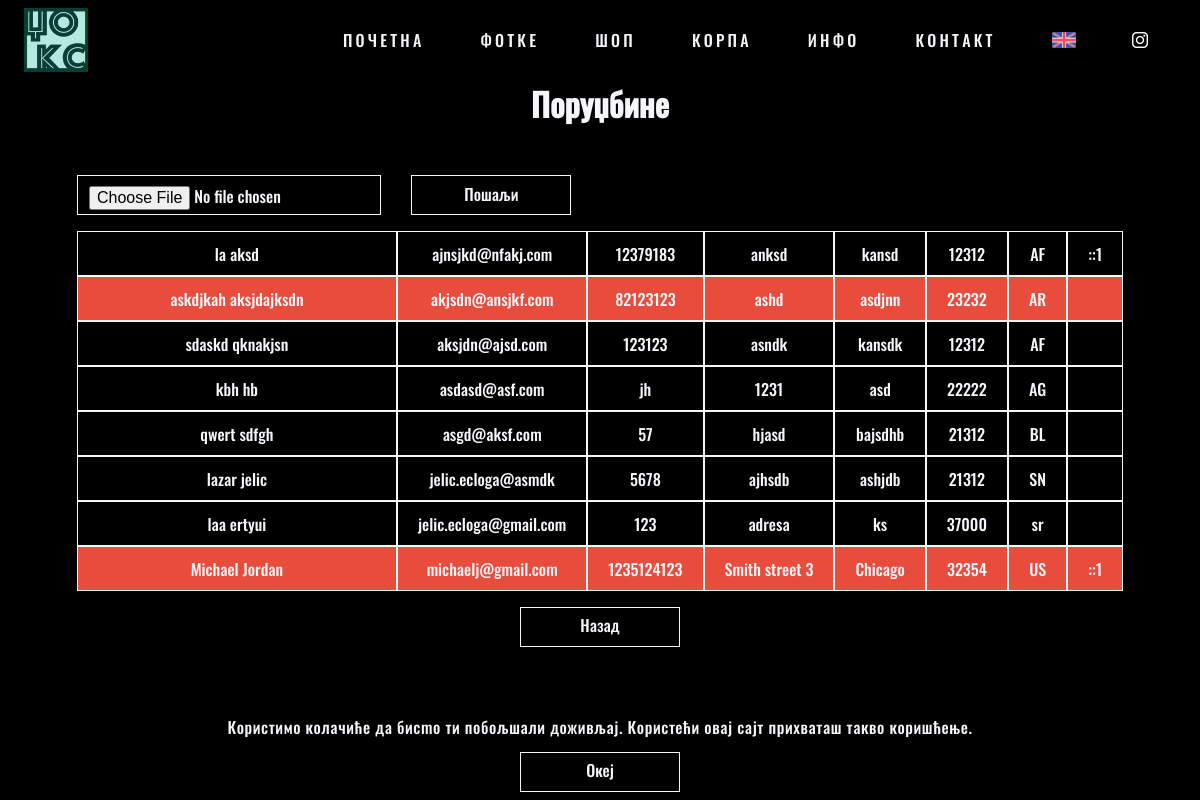
/pages/manage?type=4 (signed in), run on an earlier commit of the app's database.
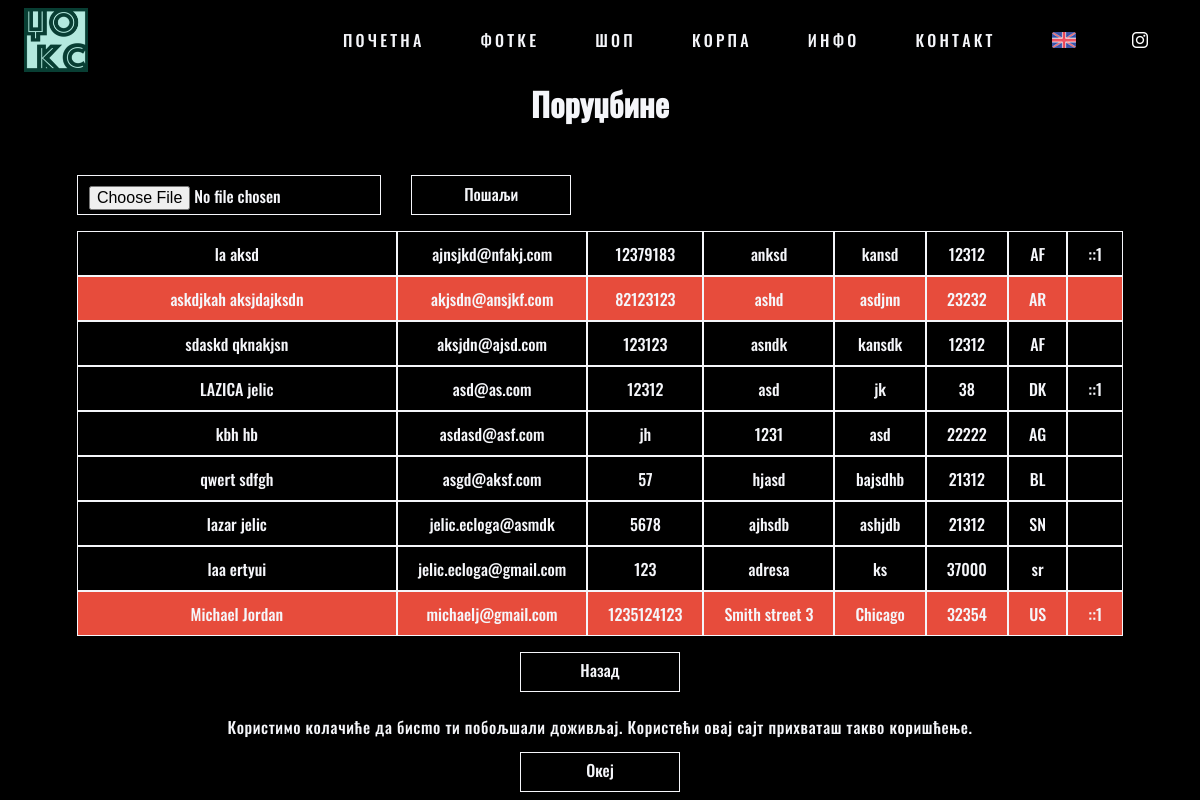
And on a later commit of the database.
### tables this page shows
CREATE TABLE `purchases` (
  `id` int(11) NOT NULL,
  `hash` varchar(32) NOT NULL,
  `date_submitted` timestamp NOT NULL DEFAULT CURRENT_TIMESTAMP ON UPDATE CURRENT_TIMESTAMP,
  `first_name` varchar(30) NOT NULL,
  `last_name` varchar(30) NOT NULL,
  `email` varchar(30) NOT NULL,
  `phone` varchar(20) NOT NULL,
  `address` varchar(30) NOT NULL,
  `zip` varchar(5) NOT NULL,
  `city` varchar(30) NOT NULL,
  `country` varchar(5) NOT NULL,
  `method` int(11) NOT NULL,
  `ip` varchar(20) NOT NULL,
  `confirmed` tinyint(1) NOT NULL DEFAULT '0',
  `shipped` tinyint(1) NOT NULL DEFAULT '0',
  `subscribed` tinyint(1) NOT NULL DEFAULT '1'
);

### logic/config.php (called while the page is built, shortened)
<?php
	$page = basename($_SERVER["SCRIPT_FILENAME"], '.php');
	$store_instagram = "dzoks_official";
    require("../logic/get_lang.php");
?>

### logic/get_lang.php (called while the page is built, shortened)
<?php
    $lang_found = false;
    if(!$lang_found) {
        $lang = "rs";
    }
?>

### ui/manage_contacts.php (the view)
<h1><?php echo $string["manage"]["orders"]; ?></h1>
<table>
	<form action="../actions/contact_newsletter" method="POST" enctype="multipart/form-data">
		<td class="no-border"><input name="message" type="file" required/></td>
		<td class="no-border"><input class="button" type="submit" value="<?php echo $string['manage']['send']; ?>"/></td>
	</form>
	<?php
		$cmd = "SELECT * FROM purchases GROUP BY email";
		$result = mysqli_query($connect, $cmd);
		while($row = mysqli_fetch_array($result)) {
			echo '<tr ';
			if($row['subscribed'] == 0) {
				echo 'class="red" ';
			}
			echo '>';
			echo '<td>' . $row['first_name'] . ' ' . $row['last_name'] . '</td>';
			echo '<td>' . $row['email'] . '</td>';
			echo '<td>' . $row['phone'] . '</td>';
			echo '<td>' . $row['address'] . '</td>';
			echo '<td>' . $row['city'] . '</td>';
			echo '<td>' . $row['zip'] . '</td>';
			echo '<td>' . $row['country'] . '</td>';
			echo '<td>' . $row['ip'] . '</td>';
			echo '</tr>';
		}
	?>
</table>

### ui/header.php
<header>
    <div id="wrap">
        <a href="home.php" class="shake shake-basic shake-constant">
			<img id="logo-small" src="../img/logo.png"/>
			<div class="tint"></div>
		</a>
        <nav id="nav">
            <ul>
                <?php
                    $items = ["home", "gallery", "shop", "cart", "info", "contact"];
                    foreach($items as $item) {
                        echo '<li><a href="../pages/' . $item .'" class="';
						echo 'shake shake-basic shake-hover';
                        if(strcmp($item, $page) == 0) {
                        	echo ' selected';
                        }
                        echo '">' . $string["header"][$item] . '</a></li>';
                    }
                ?>
                    <li>
                        <?php
                            if(strcmp($lang, "en") == 0) {
                                echo '<a href="../logic/set_lang.php?lang=rs&page=' . $page . '"><img class="header-icon" src="../img/rs.png" /></a>';
                            }else if(strcmp($lang, "rs") == 0) {
                                echo '<a href="../logic/set_lang.php?lang=en&page=' . $page . '"><img class="header-icon" src="../img/en.png" /></a>';
                            }
                        ?>
                    </li>
                    <li>
                        <a href="https://www.instagram.com/<?php echo $store_instagram; ?>/">
                            <img class="header-icon" src="../img/instagram.png">
                        </a>
                    </li>
            </ul>
        </nav>
    </div>
</header>
<?php
	if(isset($_SESSION['error'])) {
		echo '<div class="status status-error"><p>' . $_SESSION['error'] . '</p></div>';
		unset($_SESSION['error']);
	}else if(isset($_SESSION['success'])) {
		echo '<div class="status status-success"><p>' . $_SESSION['success'] . '</p></div>';
		unset($_SESSION['success']);
	}else if(isset($_SESSION['order'])) {
		echo '<div class="status status-order">';
		echo '<p>' . $_SESSION['order'] . '</p>';
		echo '<img src="../img/ordered.gif" />';
		echo '</div>';
		unset($_SESSION['order']);
	}else if(!isset($_SESSION['cookies_accepted'])) {
		echo '<div class="status status-alert">';
		echo '<p>' . $string['status']['cookiesAlert'] . '</p>';
		echo '<a class="button center" id="acceptCookies">' . $string['header']['ok'] . '</a>';
		echo '</div>';
	}
?>

What changed in the data, as far as the page shows it:
added purchases: first_name "LAZICA", last_name "jelic", email "asd@as.com", phone "12312", address "asd", city "jk", zip "38", country "DK", ip "::1"
